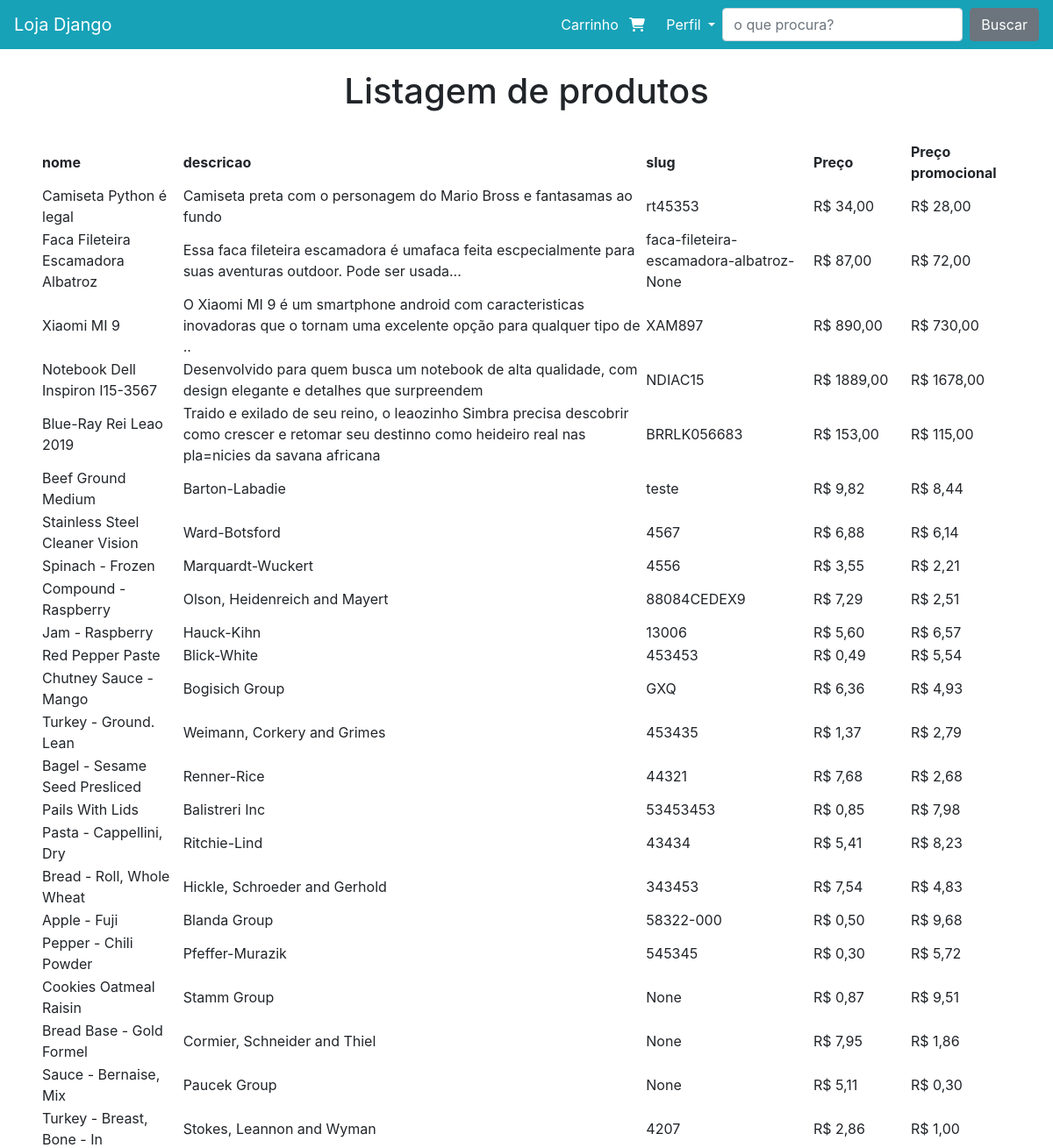
/tabela/ (upper part), run on an earlier commit of the app's database.
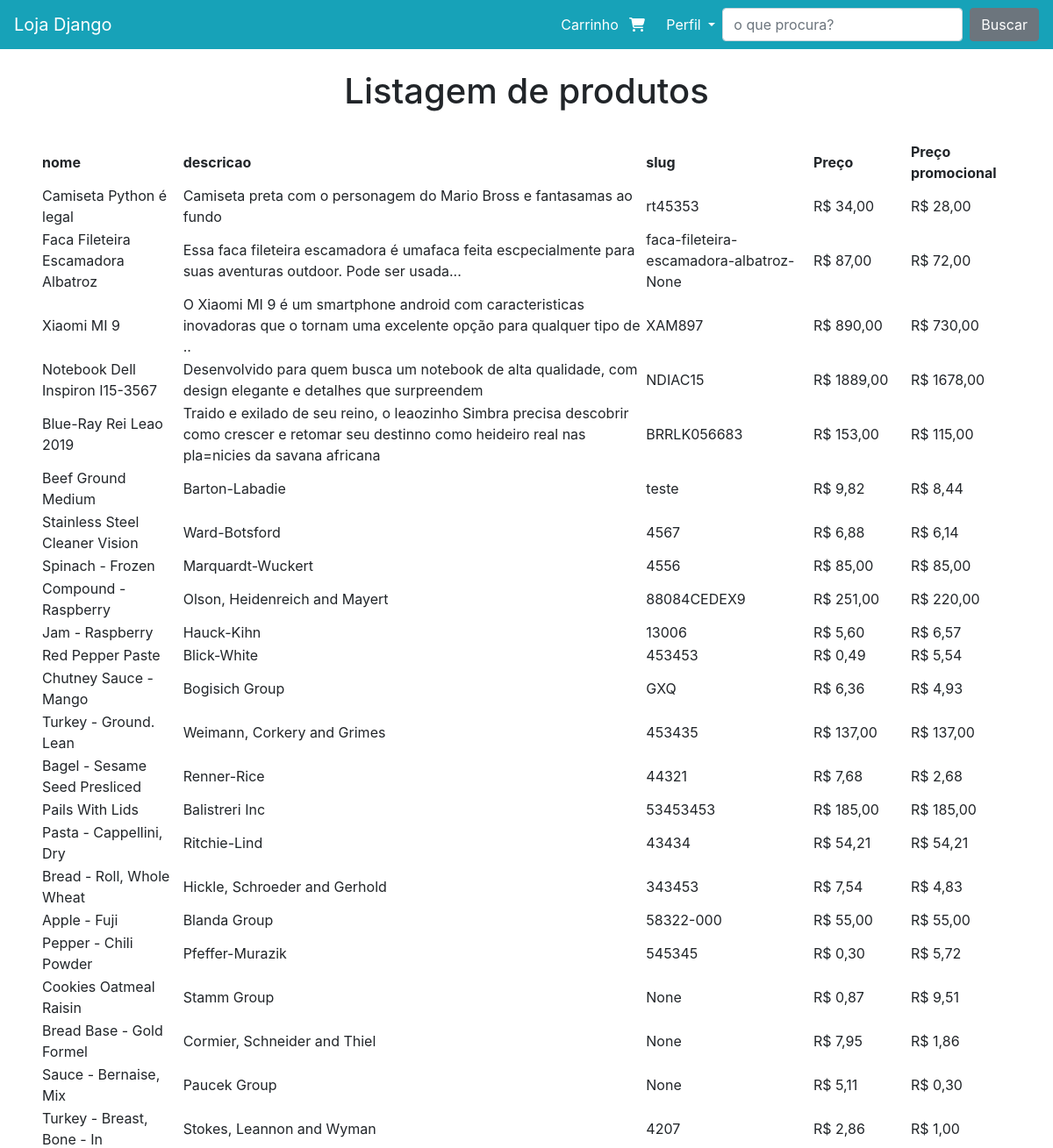
And on a later commit of the database.
### produto/models.py (models this page shows, shortened)
class Produto(models.Model):
    nome = models.CharField(max_length=200)
    descricao = models.TextField(max_length=255)
    descricao_longa = models.TextField()
    imagem = models.ImageField(upload_to='produto_imagens/%Y/%m/', blank=True, null=True)
    slug = models.SlugField(unique=True, blank=True, null=True)
    preco_marketing = models.FloatField()
    preco_marketing_promocional = models.FloatField(default=0)
    tipo = models.CharField(
        default='V',
        max_length=1,
        choices=(
            ('V', 'Variável'),
            ('S', 'Simples'),
        )
    )

### produto/views.py (the view)
# urls.py: path('tabela/', views.Tabela.as_view(), name="tabela"),
class Tabela(ListView):
    model = Produto
    template_name = 'produto/tabela.html'
    context_object_name = 'produtos'

### produto/templatetags/omfilters.py (called while the page is built)
@register.filter
def formata_preco(val):
    if isinstance(val, str):
        val = float(val)
    return f'R$ {val:.2f}'.replace('.', ',')

@register.filter
def remove_aspas(val):
    return str(val).replace('"', '')

### produto/templates/produto/tabela.html (shortened to what this page needs)
{% extends 'base.html' %}
{% load omfilters %}
{% load static %}
{% block conteudo %}
<h1 class="text-center">Listagem de produtos</h1>
<br />
<table id="table_id" class="display">
    <thead>
        <tr>
            <th></th>
            <th>nome</th>
            <th>descricao</th>
            <th>slug</th>
            <th>Preço</th>
            <th>Preço promocional</th>
        </tr>
    </thead>
    <tbody>
        {% for produto in produtos %}
        <tr data-image="{% get_media_prefix %}{{produto.imagem|remove_aspas}}">
            <td class="dt-control" id="{{produto.id}}"></td>
            <td>{{produto.nome}}</td>
            <td>{{produto.descricao}}</td>
            <td>{{produto.slug}}</td>
            <td style="width: 10%">{{produto.preco_marketing|formata_preco}}</td>
            <td>{{produto.preco_marketing_promocional|formata_preco}}</td>
        </tr>
        {% endfor %}
    </tbody>
</table>
{% endblock conteudo %}

What changed in the data, as far as the page shows it:
changed Produto "Spinach - Frozen": preco_marketing "R$ 3,55" → "R$ 85,00"; preco_marketing_promocional "R$ 2,21" → "R$ 85,00"
changed Produto "Compound - Raspberry": preco_marketing "R$ 7,29" → "R$ 251,00"; preco_marketing_promocional "R$ 2,51" → "R$ 220,00"
changed Produto "Turkey - Ground. Lean": preco_marketing "R$ 1,37" → "R$ 137,00"; preco_marketing_promocional "R$ 2,79" → "R$ 137,00"
changed Produto "Pails With Lids": preco_marketing "R$ 0,85" → "R$ 185,00"; preco_marketing_promocional "R$ 7,98" → "R$ 185,00"
changed Produto "Pasta - Cappellini, Dry": preco_marketing "R$ 5,41" → "R$ 54,21"; preco_marketing_promocional "R$ 8,23" → "R$ 54,21"
changed Produto "Apple - Fuji": preco_marketing "R$ 0,50" → "R$ 55,00"; preco_marketing_promocional "R$ 9,68" → "R$ 55,00"
